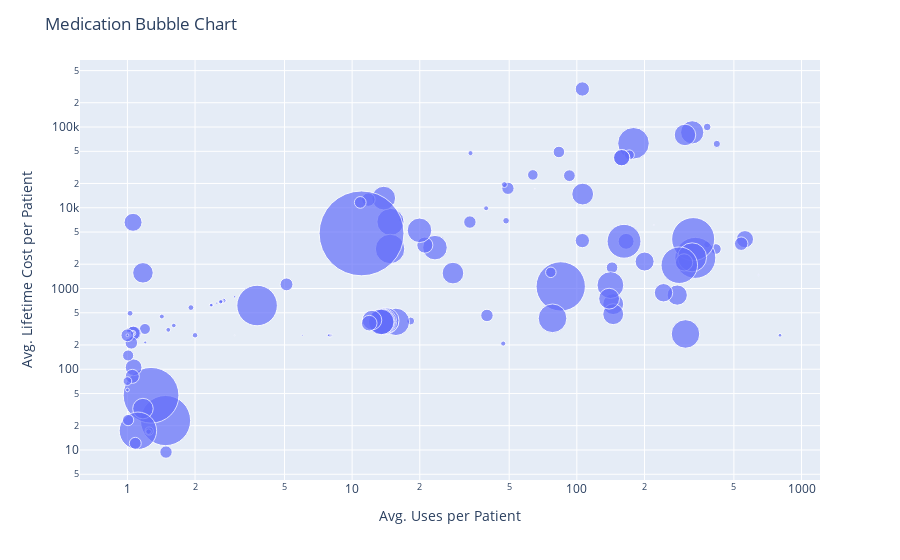

This figure's notebook cell:
### Code cell
from functools import partial
import plotly.express as px

q_25 = partial(pd.Series.quantile, q=0.25)
q_25.__name__ = '25%'
q_75 = partial(pd.Series.quantile, q=0.75)
q_75.__name__ = '75%'
med_use_stats = (med_pat_matrix.agg(['count', 'mean', 'std', 'min', q_25, 'median', q_75, 'max'])
             .transpose()
             .sort_values(by='mean', ascending=False)
             .rename(columns={'mean': 'mean_use_ct', 'count': 'patients'})
            )
med_cost_stats = (meds.loc[:,['keywd','TOTALCOST']]
                  .groupby(by='keywd').describe()
                 )
med_cost_stats.columns = [c[1] + '_cost' for c in med_cost_stats.columns]
med_comb = med_use_stats.join(med_cost_stats)
med_comb['medication'] = med_comb.index

fig = px.scatter(med_comb, x="mean_use_ct", y="mean_cost",
         size="patients", hover_name="medication", log_x=True, log_y=True, size_max=60)
fig.update_layout(title='Medication Bubble Chart', 
                  xaxis_title='Avg. Uses per Patient',
                  yaxis_title ='Avg. Lifetime Cost per Patient')
fig.show()

### Figure 1 — Plotly figure (JSON) as saved in the notebook; plotly's stock layout.template omitted (floating-point values rounded to 4 significant figures; data arrays with more than 128 entries replaced by an {"elided": "..."} marker saying what was removed)
{"data": [{"hovertemplate": "<b>%{hovertext}</b><br><br>mean_use_ct=%{x}<br>mean_cost=%{y}<br>patients=%{marker.size}<extra></extra>", "hovertext": {"elided": "147 str values"}, "legendgroup": "", "marker": {"color": "#636efa", "size": {"elided": "147 int values"}, "sizemode": "area", "sizeref": 2.173, "symbol": "circle"}, "mode": "markers", "name": "", "orientation": "v", "showlegend": false, "type": "scatter", "x": {"elided": "147 float values"}, "xaxis": "x", "y": {"elided": "147 float values"}, "yaxis": "y"}], "layout": {"legend": {"itemsizing": "constant", "tracegroupgap": 0}, "margin": {"t": 60}, "title": {"text": "Medication Bubble Chart"}, "xaxis": {"anchor": "y", "domain": [0, 1], "title": {"text": "Avg. Uses per Patient"}, "type": "log"}, "yaxis": {"anchor": "x", "domain": [0, 1], "title": {"text": "Avg. Lifetime Cost per Patient"}, "type": "log"}}}
